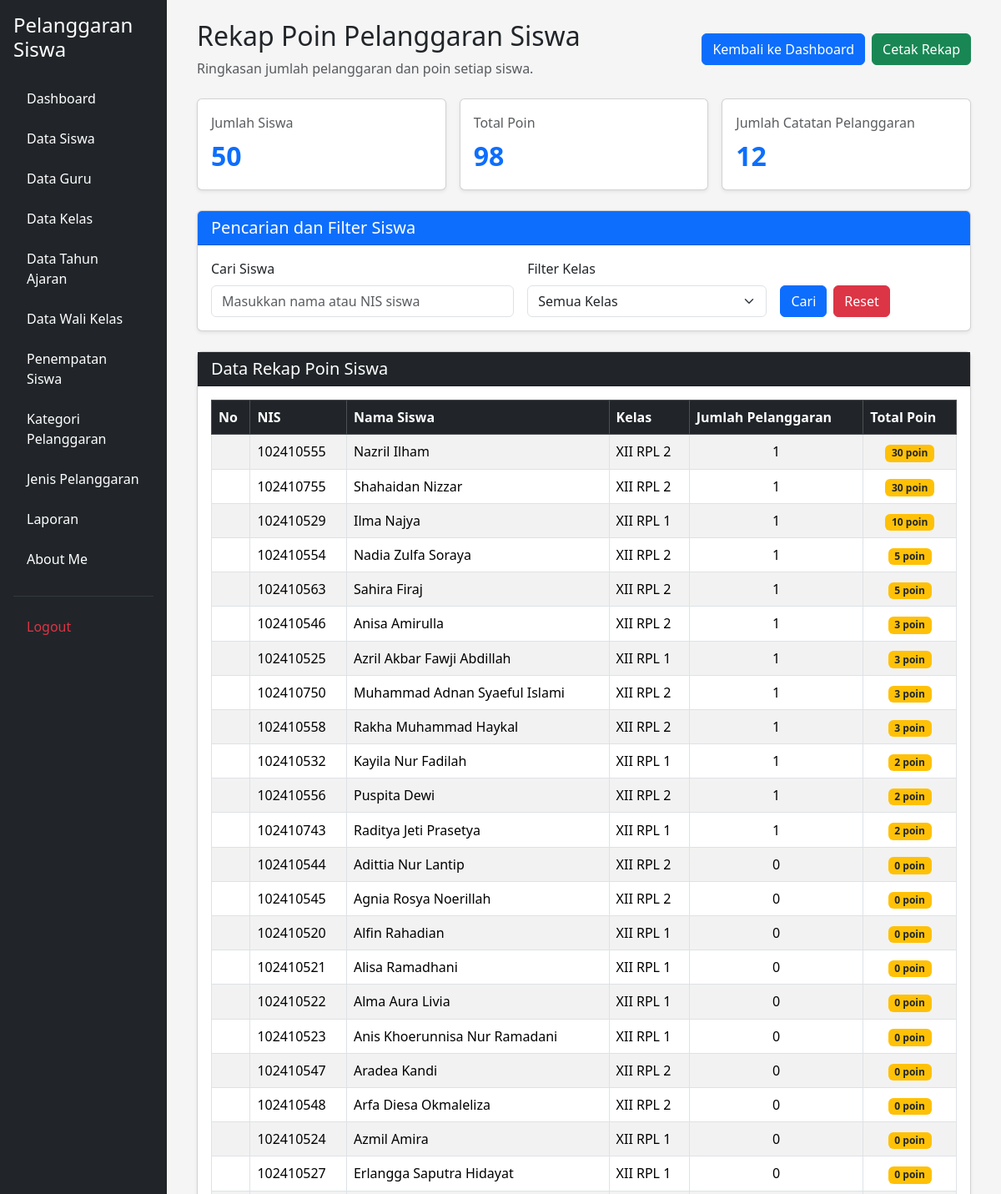
Before: /rekap_poin.php (signed in, upper part) with the older database file.
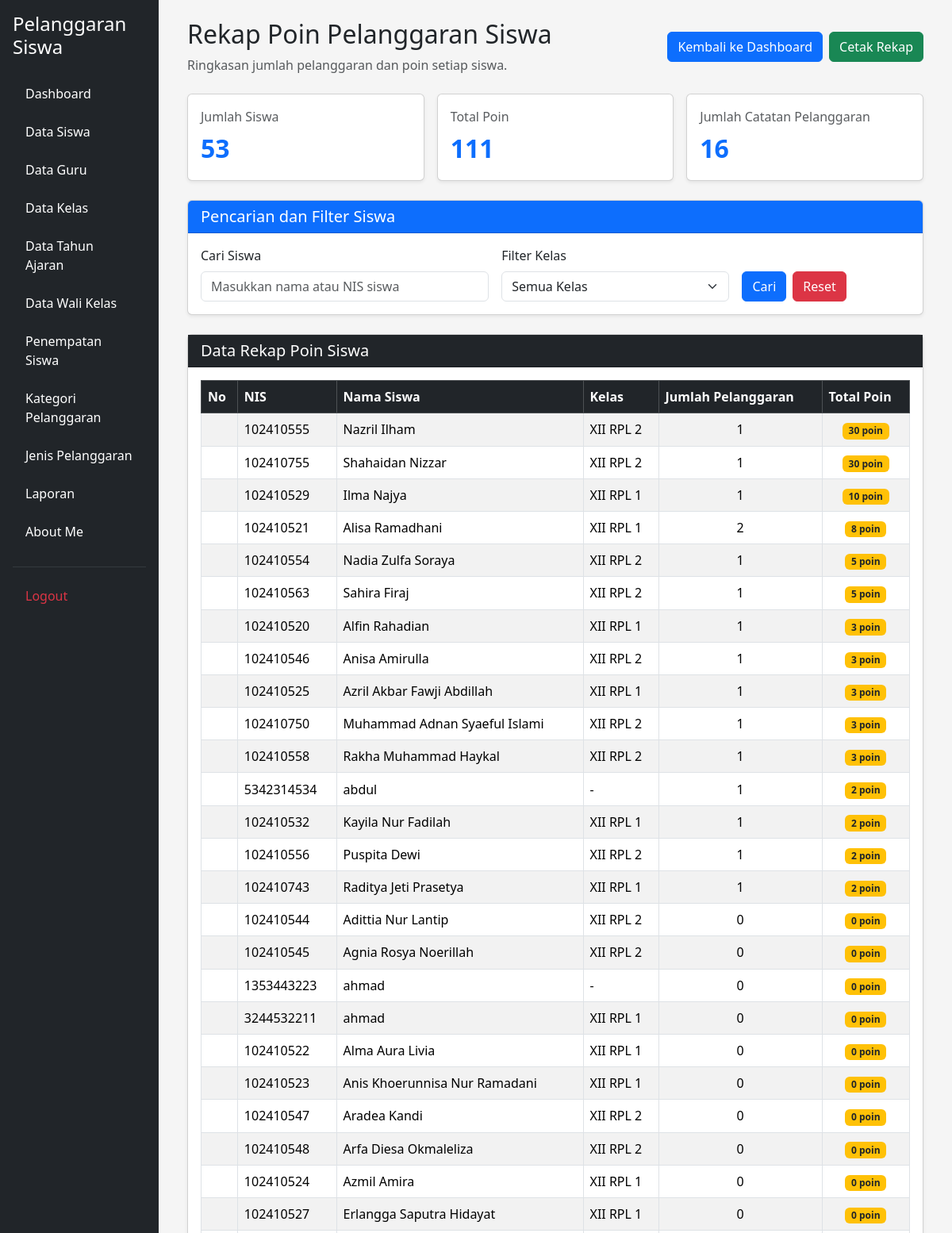
After: the same page with the newer database file.
### tables this page shows
CREATE TABLE `t_siswa` (
  `id` int(11) NOT NULL,
  `nis` varchar(10) DEFAULT NULL,
  `nisn` varchar(10) NOT NULL,
  `nama` varchar(150) DEFAULT NULL,
  `jenis_kelamin` char(1) NOT NULL,
  `tanggal_lahir` date NOT NULL,
  `alamat` text NOT NULL,
  `status_aktif` tinyint(1) NOT NULL,
  `created_at` timestamp NOT NULL DEFAULT current_timestamp(),
  `updated_at` timestamp NOT NULL DEFAULT current_timestamp()
);

### rekap_poin.php (the view, shortened to what the changed rows need)
<?php
include 'config/koneksi.php';
$sql = "
    SELECT
        s.id AS siswa_id,
        s.nis,
        s.nama AS nama_siswa,
        COALESCE(k.nama, '-') AS nama_kelas,
        COALESCE(p.total_poin, 0) AS total_poin,
        COALESCE(p.jumlah_pelanggaran, 0) AS jumlah_pelanggaran
    FROM t_siswa s
    LEFT JOIN (
        SELECT
            siswa_id,
            SUM(poin) AS total_poin,
            COUNT(*) AS jumlah_pelanggaran
        FROM t_pelanggaran_siswa
        GROUP BY siswa_id
    ) p ON p.siswa_id = s.id
    LEFT JOIN (
        SELECT
            siswa_id,
            MAX(kelas_id) AS kelas_id
        FROM t_kelas_siswa
        WHERE status_aktif = 1
        GROUP BY siswa_id
    ) ks ON ks.siswa_id = s.id
    LEFT JOIN t_kelas k ON k.id = ks.kelas_id
    WHERE 1=1
";
$sql .= " ORDER BY total_poin DESC, s.nama ASC";
$query_rekap = mysqli_query($koneksi, $sql);
$data_rekap = [];
$total_poin_semua = 0;
$total_catatan = 0;
while ($data = mysqli_fetch_assoc($query_rekap)) {
    $data_rekap[] = $data;
    $total_poin_semua += (int) $data['total_poin'];
    $total_catatan += (int) $data['jumlah_pelanggaran'];
}
$jumlah_siswa = count($data_rekap);
?>
<!DOCTYPE html>
<html lang="id">
<head>
    <link href="https://cdn.jsdelivr.net/npm/bootstrap@5.3.8/dist/css/bootstrap.min.css"
          rel="stylesheet">
    <link href="https://cdn.datatables.net/2.3.4/css/dataTables.bootstrap5.min.css"
          rel="stylesheet">
</head>
<body>
<div class="container-fluid">
    <div class="row">
        <main class="col-md-9 col-lg-10 p-4">
            <div class="container-fluid">
                <div class="d-flex justify-content-between align-items-center flex-wrap gap-2 mb-4 judul-halaman">
                    <div>
                        <h2>Rekap Poin Pelanggaran Siswa</h2>
                    </div>
                </div>
                <div class="row g-3 mb-4 ringkasan">
                    <div class="col-md-4">
                        <div class="card shadow-sm h-100">
                            <div class="card-body">
                                <p class="text-muted mb-1">
                                    Jumlah Siswa
                                </p>
                                <div class="angka">
                                    <?= $jumlah_siswa; ?>
                                </div>
                            </div>
                        </div>
                    </div>
                    <div class="col-md-4">
                        <div class="card shadow-sm h-100">
                            <div class="card-body">
                                <p class="text-muted mb-1">
                                    Total Poin
                                </p>
                                <div class="angka">
                                    <?= $total_poin_semua; ?>
                                </div>
                            </div>
                        </div>
                    </div>
                    <div class="col-md-4">
                        <div class="card shadow-sm h-100">
                            <div class="card-body">
                                <p class="text-muted mb-1">
                                    Jumlah Catatan Pelanggaran
                                </p>
                                <div class="angka">
                                    <?= $total_catatan; ?>
                                </div>
                            </div>
                        </div>
                    </div>
                </div>
                <div class="card shadow-sm">
                    <div class="card-body">
                        <div class="table-responsive">
                            <table id="tabelRekap"
                                   class="table table-striped table-bordered table-hover align-middle w-100">
                                <thead class="table-dark">
                                    <tr>
                                        <th>No</th>
                                        <th>NIS</th>
                                        <th>Nama Siswa</th>
                                        <th>Kelas</th>
                                        <th>Jumlah Pelanggaran</th>
                                        <th>Total Poin</th>
                                    </tr>
                                </thead>
                                <tbody>
                                    <?php foreach ($data_rekap as $data) { ?>
                                        <tr>
                                            <td></td>
                                            <td>
                                                <?= htmlspecialchars($data['nis'] ?? '-'); ?>
                                            </td>
                                            <td>
                                                <?= htmlspecialchars($data['nama_siswa'] ?? '-'); ?>
                                            </td>
                                            <td>
                                                <?= htmlspecialchars($data['nama_kelas'] ?? '-'); ?>
                                            </td>
                                            <td class="text-center">
                                                <?= (int) $data['jumlah_pelanggaran']; ?>
                                            </td>
                                            <td class="text-center">
                                                <span class="badge bg-warning text-dark">
                                                    <?= (int) $data['total_poin']; ?> poin
                                                </span>
                                            </td>
                                        </tr>
                                    <?php } ?>
                                </tbody>
                            </table>
                        </div>
                    </div>
                </div>
            </div>
        </main>
    </div>
</div>
</body>
</html>

Changed rows visible on the page:
shown differently, row unchanged: t_siswa "Alisa Ramadhani": jumlah_pelanggaran "0" → "2"; total_poin "0" → "8"; moves up the list
shown differently, row unchanged: t_siswa "Alfin Rahadian": jumlah_pelanggaran "0" → "1"; total_poin "0" → "3"; moves up the list
added t_siswa: nis "5342314534", nama "abdul", nama_kelas "-", jumlah_pelanggaran "1", total_poin "2"
added t_siswa: nis "1353443223", nama "ahmad", nama_kelas "-", jumlah_pelanggaran "0", total_poin "0"
added t_siswa: nis "3244532211", nama "ahmad", nama_kelas "XII RPL 1", jumlah_pelanggaran "0", total_poin "0"
Other visible differences:
$jumlah_siswa: "50" → "53"
$total_poin_semua: "98" → "111"
$total_catatan: "12" → "16"
